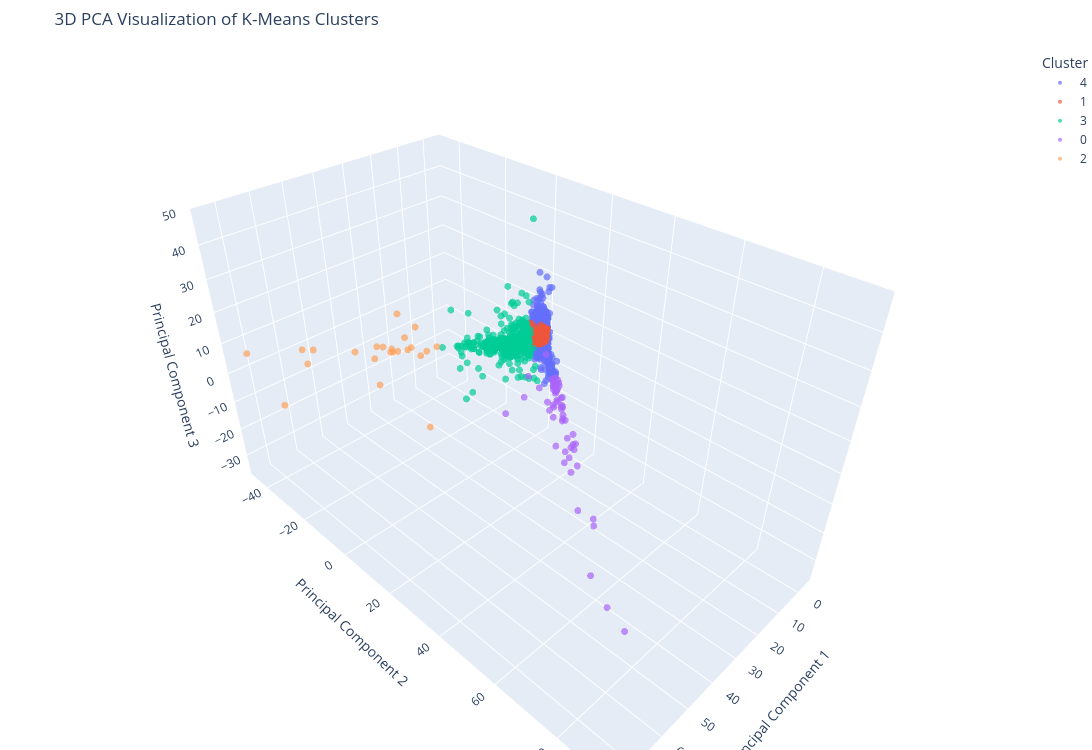

Here is the notebook cell this chart was saved with:
### Code cell
fig = px.scatter_3d(
    x=X_pca[:, 0],
    y=X_pca[:, 1],
    z=X_pca[:, 2],
    color=df["Cluster"].astype(str),
    labels={
        "x": "Principal Component 1",
        "y": "Principal Component 2",
        "z": "Principal Component 3",
        "color": "Cluster"
    },
    title="3D PCA Visualization of K-Means Clusters"
)
fig.update_traces(
    marker=dict(
        size=4,
        opacity=0.7
    )
)
fig.update_layout(
    width=1100,
    height=750,
    margin=dict(l=0, r=0, b=0, t=50)
)
fig.show()

### Figure 1 — Plotly figure (JSON) as saved in the notebook; plotly's stock layout.template omitted (floating-point values rounded to 4 significant figures; data arrays with more than 128 entries replaced by an {"elided": "..."} marker saying what was removed)
{"data": [{"hovertemplate": "Cluster=4<br>Principal Component 1=%{x}<br>Principal Component 2=%{y}<br>Principal Component 3=%{z}<extra></extra>", "legendgroup": "4", "marker": {"color": "#636efa", "opacity": 0.7, "size": 4, "symbol": "circle"}, "mode": "markers", "name": "4", "scene": "scene", "showlegend": true, "type": "scatter3d", "x": {"elided": "6371 float values"}, "y": {"elided": "6371 float values"}, "z": {"elided": "6371 float values"}}, {"hovertemplate": "Cluster=1<br>Principal Component 1=%{x}<br>Principal Component 2=%{y}<br>Principal Component 3=%{z}<extra></extra>", "legendgroup": "1", "marker": {"color": "#EF553B", "opacity": 0.7, "size": 4, "symbol": "circle"}, "mode": "markers", "name": "1", "scene": "scene", "showlegend": true, "type": "scatter3d", "x": {"elided": "1608 float values"}, "y": {"elided": "1608 float values"}, "z": {"elided": "1608 float values"}}, {"hovertemplate": "Cluster=3<br>Principal Component 1=%{x}<br>Principal Component 2=%{y}<br>Principal Component 3=%{z}<extra></extra>", "legendgroup": "3", "marker": {"color": "#00cc96", "opacity": 0.7, "size": 4, "symbol": "circle"}, "mode": "markers", "name": "3", "scene": "scene", "showlegend": true, "type": "scatter3d", "x": {"elided": "889 float values"}, "y": {"elided": "889 float values"}, "z": {"elided": "889 float values"}}, {"hovertemplate": "Cluster=0<br>Principal Component 1=%{x}<br>Principal Component 2=%{y}<br>Principal Component 3=%{z}<extra></extra>", "legendgroup": "0", "marker": {"color": "#ab63fa", "opacity": 0.7, "size": 4, "symbol": "circle"}, "mode": "markers", "name": "0", "scene": "scene", "showlegend": true, "type": "scatter3d", "x": [9.384, 9.76, 15.57, 14.06, 22.69, 28.19, 15.64, 33.97, 12.2, 19.73, 9.267, 13.87, 9.169, 13.13, 24.81, 15.53, 21.48, 9.065, 11.99, 20.56, 9.108, 9.556, 24.02, 21.18, 13.24, 16.78, 15.0, 29.54, 18.63, 14.41, 73.66, 45.16, 9.528, 20.98, 9.553, 28.11, 49.15, 15.25, 23.41, 11.49, 36.61, 12.26, 36.44, 15.82, 9.517, 23.22, 26.07, 51.84, 10.39, 12.34, 10.43, 9.863, 16.14, 23.71, 8.888, 9.269, 8.885, 10.02, 15.59], "y": [15.46, 17.03, 21.4, 14.21, 35.97, 14.58, 24.98, 47.27, 19.72, 30.48, 16.77, 16.27, 16.95, 22.56, 38.75, 24.3, 34.55, 15.02, 19.27, 33.32, 14.8, 16.93, 35.08, 33.18, 22.45, 22.38, 24.45, 24.48, 12.53, 19.95, 91.99, 61.62, 16.33, 33.5, 17.66, 39.38, 70.33, 23.88, 26.77, 18.22, 54.86, 21.56, 54.44, 26.09, 17.12, 32.86, 35.17, 77.87, 17.25, 21.16, 16.42, 16.92, 25.26, 29.81, 15.62, 16.19, 14.7, 18.3, 18.92], "z": [-5.694, -6.399, -6.946, -4.522, -8.218, -6.271, -9.225, -17.9, -7.592, -10.91, -4.199, 7.691, -5.874, -7.63, -13.1, -6.269, -11.71, -5.692, -7.466, -11.11, -3.415, -6.353, -12.81, -11.93, -7.029, -9.44, -8.514, 11.62, -6.423, -7.577, -34.86, -23.07, -2.16, -7.251, -3.209, -13.02, -24.45, -5.685, -1.335, -4.525, -16.51, -5.174, -14.49, -9.054, -2.53, -12.41, -13.29, -24.4, -6.738, -5.491, -5.789, -6.555, -9.531, -11.87, -5.643, -4.327, -4.39, -3.717, -6.441]}, {"hovertemplate": "Cluster=2<br>Principal Component 1=%{x}<br>Principal Component 2=%{y}<br>Principal Component 3=%{z}<extra></extra>", "legendgroup": "2", "marker": {"color": "#FFA15A", "opacity": 0.7, "size": 4, "symbol": "circle"}, "mode": "markers", "name": "2", "scene": "scene", "showlegend": true, "type": "scatter3d", "x": [46.96, 46.2, 74.39, 37.65, 72.05, 39.17, 25.26, 34.88, 32.0, 56.94, 37.54, 32.25, 38.96, 56.98, 41.16, 32.82, 31.41, 36.35, 54.25, 30.79, 27.22, 42.17, 49.04], "y": [4.068, -29.86, -23.6, -27.81, -45.14, -28.8, -17.65, -24.35, -23.3, -39.13, -23.64, -23.99, -22.27, -40.96, -27.55, -20.41, -17.9, -24.73, -39.42, -20.39, -20.24, -13.22, -14.76], "z": [-6.548, 2.414, 0.6737, 1.301, 6.565, 1.658, 0.4518, 0.06973, -0.1691, -1.055, 2.383, 3.884, 2.523, 3.043, -1.115, 2.212, -0.09901, 0.3149, 2.466, 8.405, -1.412, 20.23, -0.6212]}], "layout": {"height": 750, "legend": {"title": {"text": "Cluster"}, "tracegroupgap": 0}, "margin": {"b": 0, "l": 0, "r": 0, "t": 50}, "scene": {"domain": {"x": [0, 1], "y": [0, 1]}, "xaxis": {"title": {"text": "Principal Component 1"}}, "yaxis": {"title": {"text": "Principal Component 2"}}, "zaxis": {"title": {"text": "Principal Component 3"}}}, "title": {"text": "3D PCA Visualization of K-Means Clusters"}, "width": 1100}}
